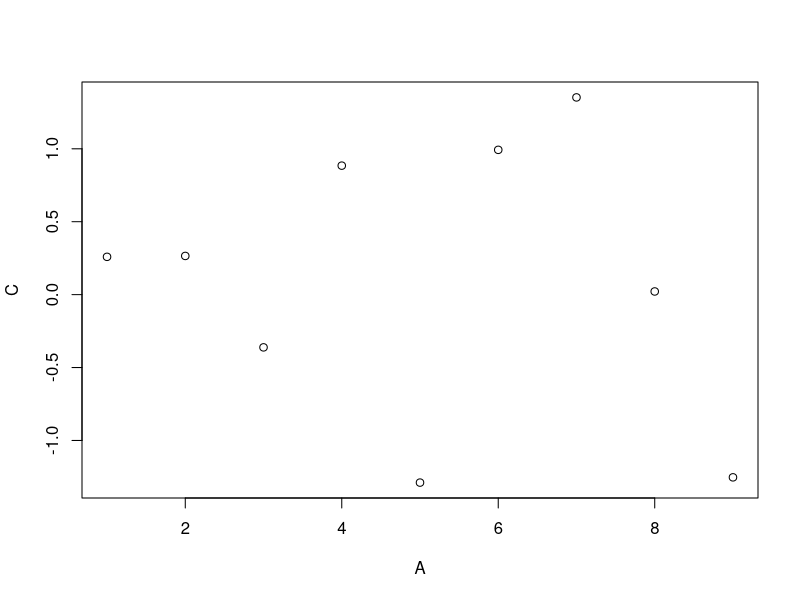

The R script that drew this image:
# Data.table

# Obs: Caso tenha problemas com a acentuação, consulte este link:
# https://support.rstudio.com/hc/en-us/articles/200532197-Character-Encoding

# Configurando o diretório de trabalho
# Coloque entre aspas o diretório de trabalho que você está usando no seu computador
# Não use diretórios com espaço no nome
setwd("Z:/Dropbox/DSA/BigDataAnalytics-R-Azure/Cap05")
getwd()

# Instalando os pacotes
install.packages("data.table")
suppressMessages(library(data.table))
?data.table

# Criando 2 vetores
vec1 <- c(1, 2, 3, 4)
vec2 <- c('Azul', 'Verde', 'Amarelo', 'Laranja')

# Criando um data.table
dt1 <- data.table(vec1, vec2)
dt1
class(dt1)

# Slicing do data.table
dt2 <- data.table(A = 1:9, B = c("Z", "W", "Q"), C = rnorm(9), D = TRUE)
dt2
dt2[3:5,]
dt2[, .(B, C)]

# Aplicando função ao data.table
dt2[, .(Total = sum(A), Mean = mean(C))]
dt2[, plot(A, C)]
dt2[, .(MySum = sum(A)), by = .(Grp = A%%2)]

# Definindo valores por grupos
dt3 <- data.table(B = c("a", "b", "c", "d", "e", "a", "b", "c", "d", "e"), 
                  val = as.integer(c(6:10, 1:5)))
dt3

# Operações com data.tables
dt4 <- data.table(A = rep(letters[2:1], each = 4L), 
                  B = rep(1:4, each = 2L), 
                  C = sample(8))

new_dt4 <- dt4[, sum(C), by = A]
class(new_dt4)
new_dt4[order(A)]

new_dt4 <- dt4[, sum(B), by = A][order(A)]
new_dt4

# Iris
dt5 <- as.data.table(iris)
dt5
dt5[, .(Sepal.Length = median(Sepal.Length),
         Sepal.Width = median(Sepal.Width),
         Petal.Length = median(Petal.Length),
         Petal.Width = median(Petal.Width)),
     by = Species]

dt5[, lapply(.SD, median), by = Species]














